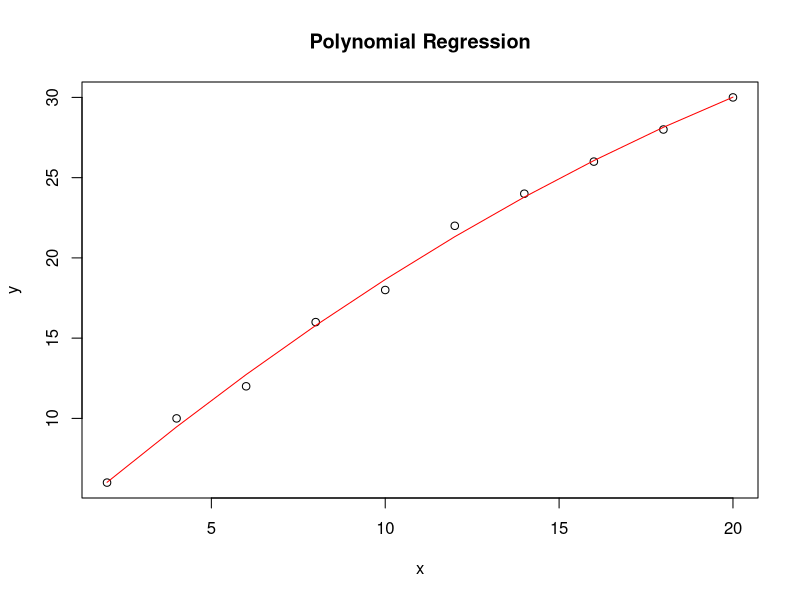

Here is the R script that generated this plot:
x <- seq(2, 20, by=2)
y <- c(6, 10, 12, 16, 18, 22, 24, 26, 28, 30)

# Fit a 2nd degree polynomial model
poly_model <- lm(y ~ poly(x, 2, raw = TRUE))

# Summary and Plot
summary(poly_model)
plot(x, y, main="Polynomial Regression")
lines(x, predict(poly_model), col="red")


#The polynomial regression plots and summaries were obtained. The highest adjusted Rsquare value was found to be 0.9961
